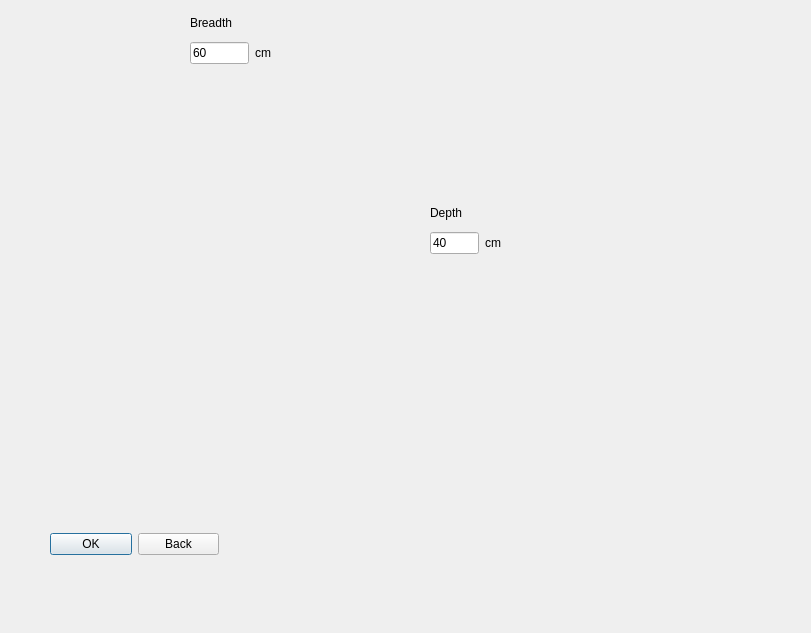
<?xml version="1.0" encoding="UTF-8"?>
<ui version="4.0">
 <class>rec</class>
 <widget class="QDialog" name="rec">
  <property name="geometry">
   <rect>
    <x>0</x>
    <y>0</y>
    <width>811</width>
    <height>633</height>
   </rect>
  </property>
  <property name="windowTitle">
   <string>Rectangle</string>
  </property>
  <widget class="QWidget" name="layoutWidget">
   <property name="geometry">
    <rect>
     <x>50</x>
     <y>530</y>
     <width>169</width>
     <height>29</height>
    </rect>
   </property>
   <layout class="QHBoxLayout" name="horizontalLayout">
    <item>
     <widget class="QPushButton" name="rectangle_ok">
      <property name="text">
       <string>OK</string>
      </property>
     </widget>
    </item>
    <item>
     <widget class="QPushButton" name="rectangle_back">
      <property name="text">
       <string>Back</string>
      </property>
     </widget>
    </item>
   </layout>
  </widget>
  <widget class="QWidget" name="layoutWidget1">
   <property name="geometry">
    <rect>
     <x>430</x>
     <y>200</y>
     <width>71</width>
     <height>55</height>
    </rect>
   </property>
   <layout class="QVBoxLayout" name="verticalLayout">
    <item>
     <widget class="QLabel" name="label_4">
      <property name="text">
       <string>Depth</string>
      </property>
     </widget>
    </item>
    <item>
     <layout class="QHBoxLayout" name="horizontalLayout_2">
      <item>
       <widget class="QLineEdit" name="breadth_rect_le">
        <property name="text">
         <string>40</string>
        </property>
       </widget>
      </item>
      <item>
       <widget class="QLabel" name="label_2">
        <property name="text">
         <string>cm</string>
        </property>
       </widget>
      </item>
     </layout>
    </item>
   </layout>
  </widget>
  <widget class="QWidget" name="layoutWidget2">
   <property name="geometry">
    <rect>
     <x>190</x>
     <y>10</y>
     <width>81</width>
     <height>55</height>
    </rect>
   </property>
   <layout class="QVBoxLayout" name="verticalLayout_2">
    <item>
     <widget class="QLabel" name="label_3">
      <property name="text">
       <string>Breadth</string>
      </property>
     </widget>
    </item>
    <item>
     <layout class="QHBoxLayout" name="horizontalLayout_3">
      <item>
       <widget class="QLineEdit" name="depth_rect_le">
        <property name="text">
         <string>60</string>
        </property>
       </widget>
      </item>
      <item>
       <widget class="QLabel" name="label">
        <property name="text">
         <string>cm</string>
        </property>
       </widget>
      </item>
     </layout>
    </item>
   </layout>
  </widget>
 </widget>
 <resources/>
 <connections/>
</ui>
